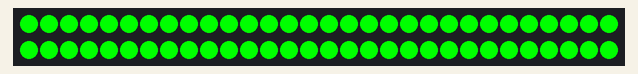
A sketch run on a simulated Arduino Uno, built with avr-gcc and run on an emulated ATmega328P. Shown: 60 RGB LEDs in strip order, left to right, continuing on the next row.

Above: at 0.3 s.
At 1.17 s:
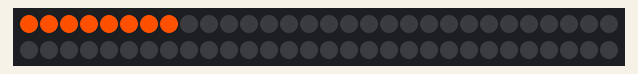
At 39.84 s:
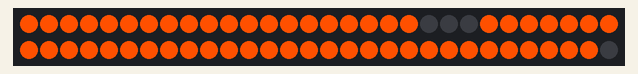

The sketch:

neopixel.ino
```cpp
#include <Adafruit_NeoPixel.h>
#include <avr/power.h>

#define PIN 6

Adafruit_NeoPixel strip = Adafruit_NeoPixel(60, PIN, NEO_GRB + NEO_KHZ800);

void setup() {
  strip.begin(); // This initializes the NeoPixel library.
  startUp();
}

void loop() {
  // fadeLoop(10); 																							// Fades between two oranges
  chaseLoop(strip.Color(0,0,0), strip.Color(255,80,0), 10); 	// Has a single pixel changing color down the line.
  // rainbowCycle(50);
}

void startUp(){ // Flashes green to show it's on
	uint8_t i;
	for(int i=0; i<strip.numPixels(); i++){
		strip.setPixelColor(i, 0, 255, 0);
		strip.show();
		delay(1);
	}
	delay(500);
	for(int i=0; i<strip.numPixels(); i++){
		strip.setPixelColor(i, 0, 0, 0);
		strip.show();
		delay(1);
	}
}

void fadeLoop(uint8_t wait) {
	uint8_t i, j, c;
	//for(int c = 0; c < 5; c++){
		for(int j = 80; j < 256; j++) {
		  for(int i=0; i<strip.numPixels(); i++) {
		    strip.setPixelColor(i, strip.Color(255 , j, 0));
		    strip.show();
		    delay(wait);
		  }
		}
		for(int j = 255; j > 0; j--) {
		  for(int i=0; i<strip.numPixels(); i++) {
		    strip.setPixelColor(i, strip.Color(255, j, 0));
		    strip.show();
		    delay(wait);
		  }
		}
	//}
}

void rainbowCycle(uint8_t wait) {
  uint16_t i, j;

  for(j=0; j<256*5; j++) { // 5 cycles of all colors on wheel
    for(i=0; i< strip.numPixels(); i++) {
      strip.setPixelColor(i, Wheel(((i * 256 / strip.numPixels()) + j) & 255));
    }
    strip.show();
    delay(wait);
  }
}

void chaseLoop(uint32_t color1, uint32_t color2, uint8_t wait){
	uint8_t i, c;
	for(int c=0; c < 10; c++){ // Loop count
		for(int i=0; i < strip.numPixels(); i++){
			strip.setPixelColor(i, color1); // Sets the chase pixel color.
			strip.setPixelColor(i + 1, color1);
			strip.setPixelColor(i + 2, color1);
			strip.setPixelColor(i - 1, color2); // Sets the pixel color to the background
			strip.setPixelColor(i - 2, color2);
			strip.show();
			delay(wait);
		}
	}
}

// Input a value 0 to 255 to get a color value.
// The colours are a transition r - g - b - back to r.
uint32_t Wheel(byte WheelPos) {
  if(WheelPos < 85) {
   return strip.Color(WheelPos * 3, 255 - WheelPos * 3, 0);
  } else if(WheelPos < 170) {
   WheelPos -= 85;
   return strip.Color(255 - WheelPos * 3, 0, WheelPos * 3);
  } else {
   WheelPos -= 170;
   return strip.Color(0, WheelPos * 3, 255 - WheelPos * 3);
  }
}
```
